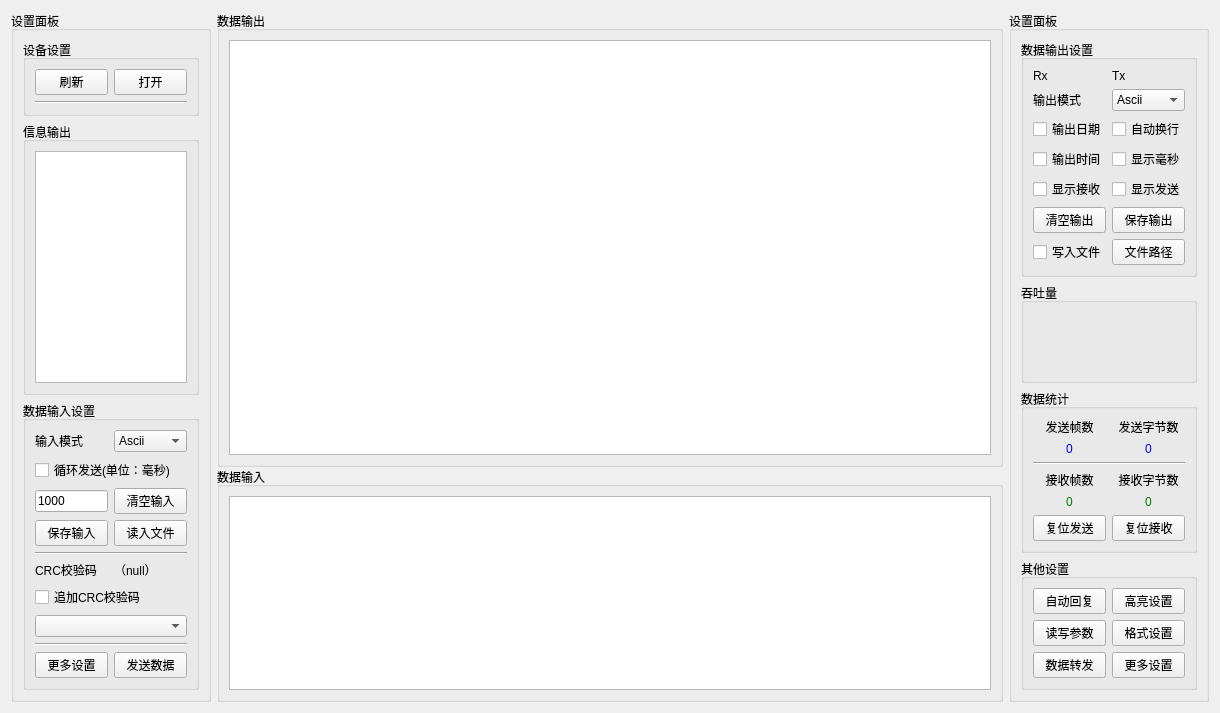
<?xml version="1.0" encoding="UTF-8"?>
<ui version="4.0">
 <class>SAKTabPage</class>
 <widget class="QWidget" name="SAKTabPage">
  <property name="geometry">
   <rect>
    <x>0</x>
    <y>0</y>
    <width>1220</width>
    <height>617</height>
   </rect>
  </property>
  <property name="windowTitle">
   <string>Form</string>
  </property>
  <layout class="QGridLayout" name="gridLayout">
   <property name="verticalSpacing">
    <number>0</number>
   </property>
   <item row="0" column="1" colspan="2">
    <widget class="QGroupBox" name="groupBox">
     <property name="title">
      <string>数据输出</string>
     </property>
     <layout class="QGridLayout" name="gridLayout_6">
      <item row="0" column="0">
       <widget class="QTextBrowser" name="outputTextBroswer"/>
      </item>
     </layout>
    </widget>
   </item>
   <item row="2" column="1" colspan="2">
    <widget class="QGroupBox" name="groupBox_3">
     <property name="maximumSize">
      <size>
       <width>16777215</width>
       <height>235</height>
      </size>
     </property>
     <property name="title">
      <string>数据输入</string>
     </property>
     <layout class="QGridLayout" name="gridLayout_4">
      <item row="0" column="0">
       <widget class="QTextEdit" name="inputTextEdit">
        <property name="html">
         <string>&lt;!DOCTYPE HTML PUBLIC &quot;-//W3C//DTD HTML 4.0//EN&quot; &quot;http://www.w3.org/TR/REC-html40/strict.dtd&quot;&gt;
&lt;html&gt;&lt;head&gt;&lt;meta name=&quot;qrichtext&quot; content=&quot;1&quot; /&gt;&lt;style type=&quot;text/css&quot;&gt;
p, li { white-space: pre-wrap; }
&lt;/style&gt;&lt;/head&gt;&lt;body style=&quot; font-family:'SimSun'; font-size:9pt; font-weight:400; font-style:normal;&quot;&gt;
&lt;p style=&quot;-qt-paragraph-type:empty; margin-top:0px; margin-bottom:0px; margin-left:0px; margin-right:0px; -qt-block-indent:0; text-indent:0px;&quot;&gt;&lt;br /&gt;&lt;/p&gt;&lt;/body&gt;&lt;/html&gt;</string>
        </property>
       </widget>
      </item>
     </layout>
    </widget>
   </item>
   <item row="0" column="0" rowspan="4">
    <widget class="QGroupBox" name="groupBox_2">
     <property name="sizePolicy">
      <sizepolicy hsizetype="Expanding" vsizetype="Preferred">
       <horstretch>0</horstretch>
       <verstretch>0</verstretch>
      </sizepolicy>
     </property>
     <property name="minimumSize">
      <size>
       <width>0</width>
       <height>0</height>
      </size>
     </property>
     <property name="maximumSize">
      <size>
       <width>200</width>
       <height>16777215</height>
      </size>
     </property>
     <property name="styleSheet">
      <string notr="true"/>
     </property>
     <property name="title">
      <string>设置面板</string>
     </property>
     <layout class="QVBoxLayout" name="verticalLayout">
      <item>
       <widget class="QGroupBox" name="groupBoxCustom">
        <property name="minimumSize">
         <size>
          <width>0</width>
          <height>0</height>
         </size>
        </property>
        <property name="maximumSize">
         <size>
          <width>16777215</width>
          <height>16777215</height>
         </size>
        </property>
        <property name="title">
         <string>设备设置</string>
        </property>
        <layout class="QGridLayout" name="gridLayout_9">
         <item row="0" column="1">
          <widget class="QPushButton" name="pushButton_3">
           <property name="text">
            <string>打开</string>
           </property>
          </widget>
         </item>
         <item row="0" column="0">
          <widget class="QPushButton" name="pushButton_4">
           <property name="text">
            <string>刷新</string>
           </property>
          </widget>
         </item>
         <item row="1" column="0" colspan="2">
          <widget class="Line" name="line_2">
           <property name="orientation">
            <enum>Qt::Horizontal</enum>
           </property>
          </widget>
         </item>
        </layout>
       </widget>
      </item>
      <item>
       <widget class="QGroupBox" name="groupBox_4">
        <property name="title">
         <string>信息输出</string>
        </property>
        <layout class="QVBoxLayout" name="verticalLayout_3">
         <item>
          <widget class="QTextBrowser" name="textBrowser"/>
         </item>
        </layout>
       </widget>
      </item>
      <item>
       <widget class="QGroupBox" name="groupBox_5">
        <property name="maximumSize">
         <size>
          <width>16777215</width>
          <height>16777215</height>
         </size>
        </property>
        <property name="title">
         <string>数据输入设置</string>
        </property>
        <layout class="QGridLayout" name="gridLayout_3">
         <item row="2" column="1">
          <widget class="QPushButton" name="clearInputPushButton">
           <property name="text">
            <string>清空输入</string>
           </property>
          </widget>
         </item>
         <item row="3" column="1">
          <widget class="QPushButton" name="readinFilePushButton">
           <property name="text">
            <string>读入文件</string>
           </property>
          </widget>
         </item>
         <item row="2" column="0">
          <widget class="QLineEdit" name="cycleTimeLineEdit">
           <property name="sizePolicy">
            <sizepolicy hsizetype="Ignored" vsizetype="Fixed">
             <horstretch>0</horstretch>
             <verstretch>0</verstretch>
            </sizepolicy>
           </property>
           <property name="text">
            <string>1000</string>
           </property>
          </widget>
         </item>
         <item row="4" column="0" colspan="2">
          <widget class="Line" name="line_3">
           <property name="orientation">
            <enum>Qt::Horizontal</enum>
           </property>
          </widget>
         </item>
         <item row="3" column="0">
          <widget class="QPushButton" name="pushButton_8">
           <property name="text">
            <string>保存输入</string>
           </property>
          </widget>
         </item>
         <item row="9" column="1">
          <widget class="QPushButton" name="sendPushButton">
           <property name="text">
            <string>发送数据</string>
           </property>
          </widget>
         </item>
         <item row="0" column="1">
          <widget class="QComboBox" name="inputModelComboBox">
           <property name="currentIndex">
            <number>4</number>
           </property>
           <item>
            <property name="text">
             <string>Bin</string>
            </property>
           </item>
           <item>
            <property name="text">
             <string>Oct</string>
            </property>
           </item>
           <item>
            <property name="text">
             <string>Dec</string>
            </property>
           </item>
           <item>
            <property name="text">
             <string>Hex</string>
            </property>
           </item>
           <item>
            <property name="text">
             <string>Ascii</string>
            </property>
           </item>
           <item>
            <property name="text">
             <string>Utf8</string>
            </property>
           </item>
          </widget>
         </item>
         <item row="6" column="0" colspan="2">
          <widget class="QCheckBox" name="checkBox">
           <property name="text">
            <string>追加CRC校验码</string>
           </property>
          </widget>
         </item>
         <item row="7" column="0" colspan="2">
          <widget class="QComboBox" name="comboBox"/>
         </item>
         <item row="1" column="0" colspan="2">
          <widget class="QCheckBox" name="cycleEnableCheckBox">
           <property name="text">
            <string>循环发送(单位：毫秒)</string>
           </property>
          </widget>
         </item>
         <item row="5" column="0">
          <widget class="QLabel" name="label_8">
           <property name="text">
            <string>CRC校验码</string>
           </property>
          </widget>
         </item>
         <item row="9" column="0">
          <widget class="QPushButton" name="pushButton_7">
           <property name="text">
            <string>更多设置</string>
           </property>
          </widget>
         </item>
         <item row="0" column="0">
          <widget class="QLabel" name="label_4">
           <property name="text">
            <string>输入模式</string>
           </property>
          </widget>
         </item>
         <item row="5" column="1">
          <widget class="QLabel" name="label_9">
           <property name="text">
            <string>（null）</string>
           </property>
          </widget>
         </item>
         <item row="8" column="0" colspan="2">
          <widget class="Line" name="line_4">
           <property name="orientation">
            <enum>Qt::Horizontal</enum>
           </property>
          </widget>
         </item>
        </layout>
       </widget>
      </item>
     </layout>
    </widget>
   </item>
   <item row="0" column="3" rowspan="4">
    <widget class="QGroupBox" name="groupBox_8">
     <property name="maximumSize">
      <size>
       <width>200</width>
       <height>16777215</height>
      </size>
     </property>
     <property name="title">
      <string>设置面板</string>
     </property>
     <layout class="QVBoxLayout" name="verticalLayout_2">
      <item>
       <widget class="QGroupBox" name="groupBox_6">
        <property name="sizePolicy">
         <sizepolicy hsizetype="Minimum" vsizetype="Preferred">
          <horstretch>0</horstretch>
          <verstretch>0</verstretch>
         </sizepolicy>
        </property>
        <property name="title">
         <string>数据输出设置</string>
        </property>
        <layout class="QGridLayout" name="gridLayout_2">
         <item row="5" column="2" colspan="2">
          <widget class="QCheckBox" name="showMsCheckBox">
           <property name="text">
            <string>显示毫秒</string>
           </property>
           <property name="checkable">
            <bool>true</bool>
           </property>
           <property name="checked">
            <bool>false</bool>
           </property>
          </widget>
         </item>
         <item row="5" column="0" colspan="2">
          <widget class="QCheckBox" name="showTimeCheckBox">
           <property name="text">
            <string>输出时间</string>
           </property>
          </widget>
         </item>
         <item row="6" column="2" colspan="2">
          <widget class="QCheckBox" name="showTxDataCheckBox">
           <property name="text">
            <string>显示发送</string>
           </property>
          </widget>
         </item>
         <item row="6" column="0" colspan="2">
          <widget class="QCheckBox" name="showRxDataCheckBox">
           <property name="text">
            <string>显示接收</string>
           </property>
          </widget>
         </item>
         <item row="0" column="0">
          <widget class="QLabel" name="label_10">
           <property name="text">
            <string>Rx</string>
           </property>
          </widget>
         </item>
         <item row="0" column="3">
          <widget class="QLabel" name="label_13">
           <property name="text">
            <string/>
           </property>
          </widget>
         </item>
         <item row="0" column="1">
          <widget class="QLabel" name="label_11">
           <property name="text">
            <string/>
           </property>
          </widget>
         </item>
         <item row="9" column="0" colspan="2">
          <widget class="QPushButton" name="clearOutputPushButton">
           <property name="text">
            <string>清空输出</string>
           </property>
          </widget>
         </item>
         <item row="3" column="0" colspan="2">
          <widget class="QCheckBox" name="showDateCheckBox">
           <property name="text">
            <string>输出日期</string>
           </property>
          </widget>
         </item>
         <item row="9" column="2" colspan="2">
          <widget class="QPushButton" name="saveOutputPushButton">
           <property name="text">
            <string>保存输出</string>
           </property>
          </widget>
         </item>
         <item row="1" column="2" colspan="2">
          <widget class="QComboBox" name="outputModelComboBox">
           <property name="currentIndex">
            <number>4</number>
           </property>
           <item>
            <property name="text">
             <string>Bin</string>
            </property>
           </item>
           <item>
            <property name="text">
             <string>Oct</string>
            </property>
           </item>
           <item>
            <property name="text">
             <string>Dec</string>
            </property>
           </item>
           <item>
            <property name="text">
             <string>Hex</string>
            </property>
           </item>
           <item>
            <property name="text">
             <string>Ascii</string>
            </property>
           </item>
           <item>
            <property name="text">
             <string>Utf8</string>
            </property>
           </item>
          </widget>
         </item>
         <item row="1" column="0" colspan="2">
          <widget class="QLabel" name="label_6">
           <property name="text">
            <string>输出模式</string>
           </property>
          </widget>
         </item>
         <item row="10" column="0" colspan="2">
          <widget class="QCheckBox" name="checkBox_2">
           <property name="text">
            <string>写入文件</string>
           </property>
          </widget>
         </item>
         <item row="3" column="2" colspan="2">
          <widget class="QCheckBox" name="autoWrapCheckBox">
           <property name="text">
            <string>自动换行</string>
           </property>
          </widget>
         </item>
         <item row="10" column="2" colspan="2">
          <widget class="QPushButton" name="pushButton_5">
           <property name="text">
            <string>文件路径</string>
           </property>
          </widget>
         </item>
         <item row="0" column="2">
          <widget class="QLabel" name="label_12">
           <property name="text">
            <string>Tx</string>
           </property>
          </widget>
         </item>
        </layout>
       </widget>
      </item>
      <item>
       <widget class="QGroupBox" name="groupBox_10">
        <property name="minimumSize">
         <size>
          <width>0</width>
          <height>100</height>
         </size>
        </property>
        <property name="title">
         <string>吞吐量</string>
        </property>
       </widget>
      </item>
      <item>
       <widget class="QGroupBox" name="groupBox_7">
        <property name="sizePolicy">
         <sizepolicy hsizetype="Minimum" vsizetype="Preferred">
          <horstretch>0</horstretch>
          <verstretch>0</verstretch>
         </sizepolicy>
        </property>
        <property name="title">
         <string>数据统计</string>
        </property>
        <layout class="QGridLayout" name="gridLayout_5">
         <item row="1" column="0">
          <widget class="QLabel" name="txFramesLabel">
           <property name="styleSheet">
            <string notr="true">QLabel#txFramesLabel{
    color:blue
}</string>
           </property>
           <property name="text">
            <string>0</string>
           </property>
           <property name="alignment">
            <set>Qt::AlignCenter</set>
           </property>
          </widget>
         </item>
         <item row="4" column="0">
          <widget class="QLabel" name="rxFramesLabel">
           <property name="styleSheet">
            <string notr="true">QLabel#rxFramesLabel{
    color:green
}</string>
           </property>
           <property name="text">
            <string>0</string>
           </property>
           <property name="alignment">
            <set>Qt::AlignCenter</set>
           </property>
          </widget>
         </item>
         <item row="5" column="0">
          <widget class="QPushButton" name="resetTxCountPushButton">
           <property name="text">
            <string>复位发送</string>
           </property>
          </widget>
         </item>
         <item row="3" column="1">
          <widget class="QLabel" name="label_7">
           <property name="text">
            <string>接收字节数</string>
           </property>
           <property name="alignment">
            <set>Qt::AlignCenter</set>
           </property>
          </widget>
         </item>
         <item row="0" column="1">
          <widget class="QLabel" name="label_3">
           <property name="text">
            <string>发送字节数</string>
           </property>
           <property name="alignment">
            <set>Qt::AlignCenter</set>
           </property>
          </widget>
         </item>
         <item row="0" column="0">
          <widget class="QLabel" name="label_2">
           <property name="text">
            <string>发送帧数</string>
           </property>
           <property name="alignment">
            <set>Qt::AlignCenter</set>
           </property>
          </widget>
         </item>
         <item row="5" column="1">
          <widget class="QPushButton" name="resetRxCountPushButton">
           <property name="text">
            <string>复位接收</string>
           </property>
          </widget>
         </item>
         <item row="3" column="0">
          <widget class="QLabel" name="label_1">
           <property name="text">
            <string>接收帧数</string>
           </property>
           <property name="alignment">
            <set>Qt::AlignCenter</set>
           </property>
          </widget>
         </item>
         <item row="4" column="1">
          <widget class="QLabel" name="rxBytesLabel">
           <property name="styleSheet">
            <string notr="true">QLabel#rxBytesLabel{
    color:green
}</string>
           </property>
           <property name="text">
            <string>0</string>
           </property>
           <property name="alignment">
            <set>Qt::AlignCenter</set>
           </property>
          </widget>
         </item>
         <item row="1" column="1">
          <widget class="QLabel" name="txBytesLabel">
           <property name="styleSheet">
            <string notr="true">QLabel#txBytesLabel{
    color:blue
}</string>
           </property>
           <property name="text">
            <string>0</string>
           </property>
           <property name="alignment">
            <set>Qt::AlignCenter</set>
           </property>
          </widget>
         </item>
         <item row="2" column="0" colspan="2">
          <widget class="Line" name="line">
           <property name="orientation">
            <enum>Qt::Horizontal</enum>
           </property>
          </widget>
         </item>
        </layout>
       </widget>
      </item>
      <item>
       <widget class="QGroupBox" name="groupBox_9">
        <property name="title">
         <string>其他设置</string>
        </property>
        <layout class="QGridLayout" name="gridLayout_8">
         <item row="0" column="1">
          <widget class="QPushButton" name="highlightSettingPushButton">
           <property name="text">
            <string>高亮设置</string>
           </property>
          </widget>
         </item>
         <item row="1" column="1">
          <widget class="QPushButton" name="pushButton">
           <property name="text">
            <string>格式设置</string>
           </property>
          </widget>
         </item>
         <item row="1" column="0">
          <widget class="QPushButton" name="readWriteSettingPushButton">
           <property name="text">
            <string>读写参数</string>
           </property>
          </widget>
         </item>
         <item row="0" column="0">
          <widget class="QPushButton" name="autoResponseSettingPushButton">
           <property name="text">
            <string>自动回复</string>
           </property>
          </widget>
         </item>
         <item row="2" column="1">
          <widget class="QPushButton" name="pushButton_2">
           <property name="text">
            <string>更多设置</string>
           </property>
          </widget>
         </item>
         <item row="2" column="0">
          <widget class="QPushButton" name="pushButton_6">
           <property name="text">
            <string>数据转发</string>
           </property>
          </widget>
         </item>
        </layout>
       </widget>
      </item>
      <item>
       <spacer name="verticalSpacer_2">
        <property name="orientation">
         <enum>Qt::Vertical</enum>
        </property>
        <property name="sizeHint" stdset="0">
         <size>
          <width>20</width>
          <height>40</height>
         </size>
        </property>
       </spacer>
      </item>
     </layout>
    </widget>
   </item>
  </layout>
 </widget>
 <resources/>
 <connections/>
</ui>
